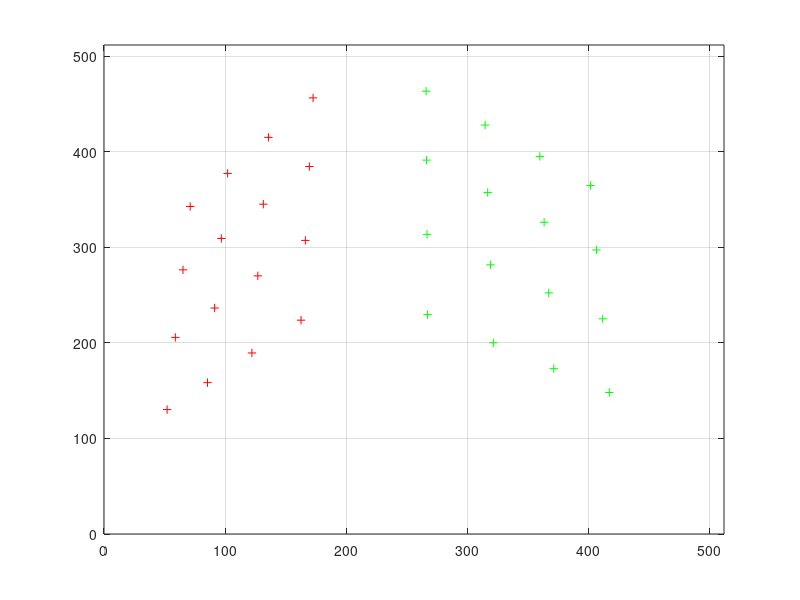
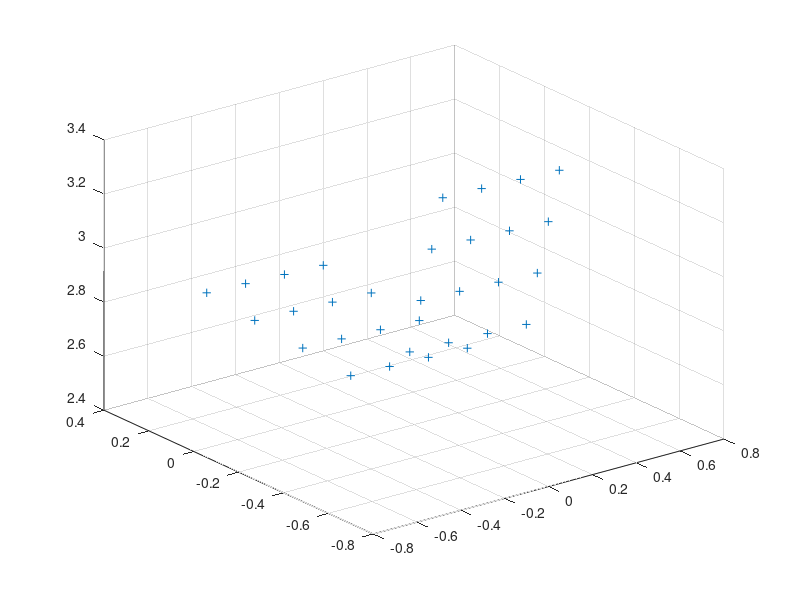
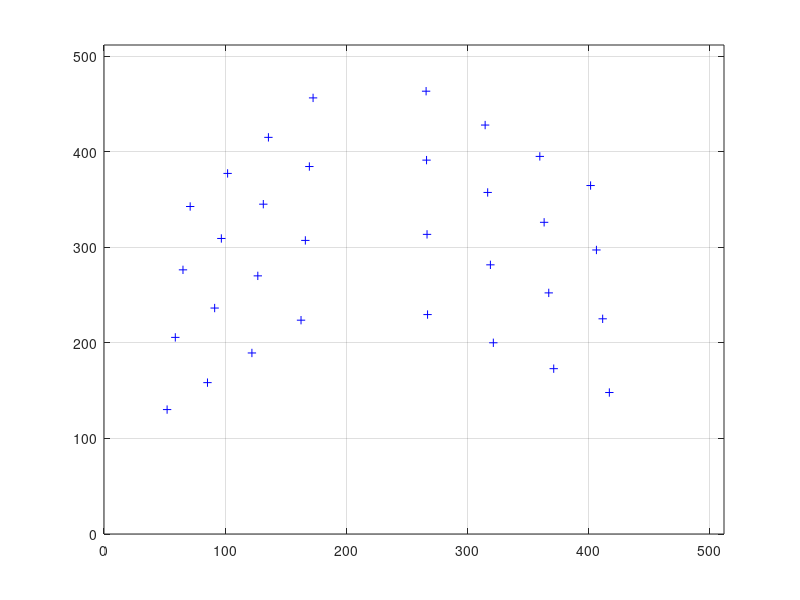

Recreate these plots in MATLAB, in order.


%% Generate 3D calibration pattern: 
%% Pw holds 32 points on two surfaces (Xw = 1 and Yw = 1) of a cube 
%%Values are measured in meters.
%% There are 4x4 uniformly distributed points on each surface.

cnt = 1;

%% plane : Xw = 1

for i=0.2:0.2:0.8,
 for j=0.2:0.2:0.8,
   Pw(cnt,:) = [1 i j];
   cnt = cnt + 1;
 end
end

%% plane : Yw = 1

for i=0.2:0.2:0.8,
 for j=0.2:0.2:0.8,
   Pw(cnt,:) = [i 1 j];
   cnt = cnt + 1;
 end
end

N = cnt;

%plot3(Pw(:,1), Pw(:,2), Pw(:,3), '+');

%% Virtual camera model 

 %% Extrinsic parameters : R = RaRbRr

gamma = 40.0*pi/180.0;
Rr = [ [cos(gamma) -sin(gamma) 0];
       [sin(gamma) cos(gamma)  0];
       [  0          0         1]; ];

beta = 0.0*pi/180.0;

Rb = [ [cos(beta) 0 -sin(beta)];
       [0         1       0];
       [sin(beta) 0  cos(beta)]; ];

alpha = -120.0*pi/180.0;
Ra = [ [1      0                0];
       [0   cos(alpha)  -sin(alpha)];
       [0   sin(alpha)   cos(alpha)]; ];

R = Ra*Rb*Rr;

T = [0 0 4]';

%% Intrinsic parameters

f = 0.016;
Ox = 256;
Oy = 256;

Sx = 0.0088/512.0;
Sy = 0.0066/512.0;

Fx = f/Sx;
Fy = f/Sy;

%% asr is the aspect ratio
asr = Fx/Fy;

%% Generate Image coordinates

%% surface Xw = 1
cnt = 1;
for cnt = 1:1:16
   Pc(cnt,:) = (R*Pw(cnt,:)' + T)';
   p(cnt,:)  = [(Ox - Fx*Pc(cnt,1)/Pc(cnt,3)) (Oy - Fy*Pc(cnt,2)/Pc(cnt,3))];
end
plot(p(:,1), p(:,2), 'r+');
axis([0 512 0 512]);
hold;

%% surface Yw = 1
for cnt = 17:1:32,
   Pc(cnt,:) = (R*Pw(cnt,:)' + T)';
   p(cnt,:)  = [(Ox - Fx*Pc(cnt,1)/Pc(cnt,3)) (Oy - Fy*Pc(cnt,2)/Pc(cnt,3))];
end
plot(p(17:32,1), p(17:32,2), 'g+');
grid;
figure;

plot3(Pc(:,1), Pc(:,2), Pc(:,3), '+');
grid;
figure;

%%

X = Pw(:,1);
Y = Pw(:,2);
Z = Pw(:,3);

u_values = p(:,1)-256;
v_values = p(:,2)-256;

% Build matrix A
A = [u_values.*X, u_values.*Y, u_values.*Z, u_values, -v_values.*X, -v_values.*Y, -v_values.*Z, -v_values];

% Get solution v
[U, D, V] = svd(A,0);
%V = V.';
v = V(:,end);

% Determine scale
abs_gamma = sqrt(v(1)^2 + v(2)^2 + v(3)^2);

% Determine aspect ratio
a = sqrt(v(5)^2+v(6)^2+v(7)^2)/sqrt(v(1)^2+v(2)^2+v(3)^2);

% Determine 1st two rows of R

R = zeros(3,3);
R(1,1) = v(5)/(abs_gamma*a);
R(1,2) = v(6)/(abs_gamma*a);
R(1,3) = v(7)/(abs_gamma*a);
R(2,1) = v(1)/abs_gamma;
R(2,2) = v(2)/abs_gamma;
R(2,3) = v(3)/abs_gamma;

% Determine 1st two components of T

T = zeros(3,1);
T(1) = v(8)/(abs_gamma*a);
T(2) = v(4)/abs_gamma;

% Determine sign s

Xc = R(1,1)*Pw(1,1) + R(1,2)*Pw(1,2) + R(1,3)*Pw(1,3) + T(1);
xc = p(1,1);

if Xc*xc < 0
    s = -1;
else
    s = 1;
end

% Recalculate using sign s

R(1,1) = s*R(1,1);
R(1,2) = s*R(1,2);
R(1,3) = s*R(1,3);
R(2,1) = s*R(2,1);
R(2,2) = s*R(2,2);
R(2,3) = s*R(2,3);
T(1) = s*T(1);
T(2) = s*T(2);

% Compute 3rd row of R

R3_transpose = cross(R(1,:).',R(2,:).');
R(3,1) = R3_transpose(1);
R(3,2) = R3_transpose(2);
R(3,3) = R3_transpose(3);

% Enforce orthogonality constraint on R

[U,D,V2] = svd(R);
R = U*V2.';

% Solve for Tz and fx and fy

A2 = [u_values, R(1,1).*X + R(1,2).*Y + R(1,3).*Z + T(1)];
B2 = -1*u_values.*(R(3,1).*X + R(3,2).*Y + R(3,3).*Z);

sol = (pinv(A2.'*A2))*A2.'*B2;

T(3) = sol(1);
fx = sol(2);
fy = fx/a;

ox = 256;
oy = 256;

% Find Projective Matrix

Mint = [-fx 0 ox; 0 -fy oy; 0 0 1];
Mext = [R(1,1) R(1,2) R(1,3) T(1); R(2,1) R(2,2) R(2,3) T(2); R(3,1) R(3,2) R(3,3) T(3)];
M = Mint*Mext;

% Reproject
worldCoords = [X Y Z];
points4D = [worldCoords ones(size(worldCoords,1),1) ];

reproj = M*points4D.';
newMatrix = zeros(2,size(reproj,2));
newMatrix(1,:) = reproj(1,:)./reproj(3,:);
newMatrix(2,:) = reproj(2,:)./reproj(3,:);
newMatrix = newMatrix.';

plot(newMatrix(:,1), newMatrix(:,2), 'b+');

grid;
axis([0 512 0 512]);

